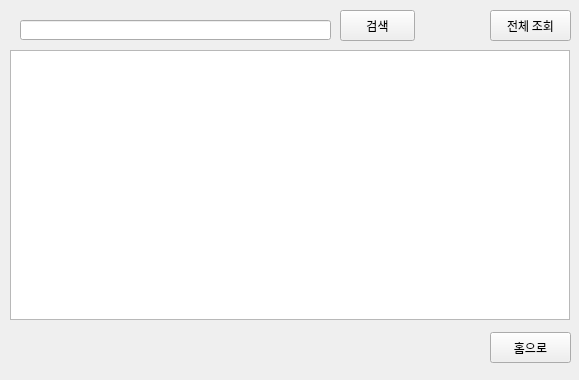
<?xml version="1.0" encoding="UTF-8"?>
<ui version="4.0">
 <class>Form</class>
 <widget class="QWidget" name="Form">
  <property name="geometry">
   <rect>
    <x>0</x>
    <y>0</y>
    <width>579</width>
    <height>380</height>
   </rect>
  </property>
  <property name="windowTitle">
   <string>Form</string>
  </property>
  <widget class="QTableWidget" name="tblInfo">
   <property name="geometry">
    <rect>
     <x>10</x>
     <y>50</y>
     <width>560</width>
     <height>270</height>
    </rect>
   </property>
  </widget>
  <widget class="QPushButton" name="btntoHome">
   <property name="geometry">
    <rect>
     <x>490</x>
     <y>332</y>
     <width>81</width>
     <height>31</height>
    </rect>
   </property>
   <property name="font">
    <font>
     <family>나눔고딕</family>
    </font>
   </property>
   <property name="text">
    <string>홈으로</string>
   </property>
  </widget>
  <widget class="QPushButton" name="btnInfo">
   <property name="geometry">
    <rect>
     <x>490</x>
     <y>10</y>
     <width>81</width>
     <height>31</height>
    </rect>
   </property>
   <property name="font">
    <font>
     <family>나눔고딕</family>
    </font>
   </property>
   <property name="text">
    <string>전체 조회</string>
   </property>
  </widget>
  <widget class="QPushButton" name="btnSearch">
   <property name="geometry">
    <rect>
     <x>340</x>
     <y>10</y>
     <width>75</width>
     <height>31</height>
    </rect>
   </property>
   <property name="text">
    <string>검색</string>
   </property>
  </widget>
  <widget class="QLineEdit" name="txtSearch">
   <property name="geometry">
    <rect>
     <x>20</x>
     <y>20</y>
     <width>311</width>
     <height>20</height>
    </rect>
   </property>
  </widget>
 </widget>
 <resources/>
 <connections/>
</ui>
